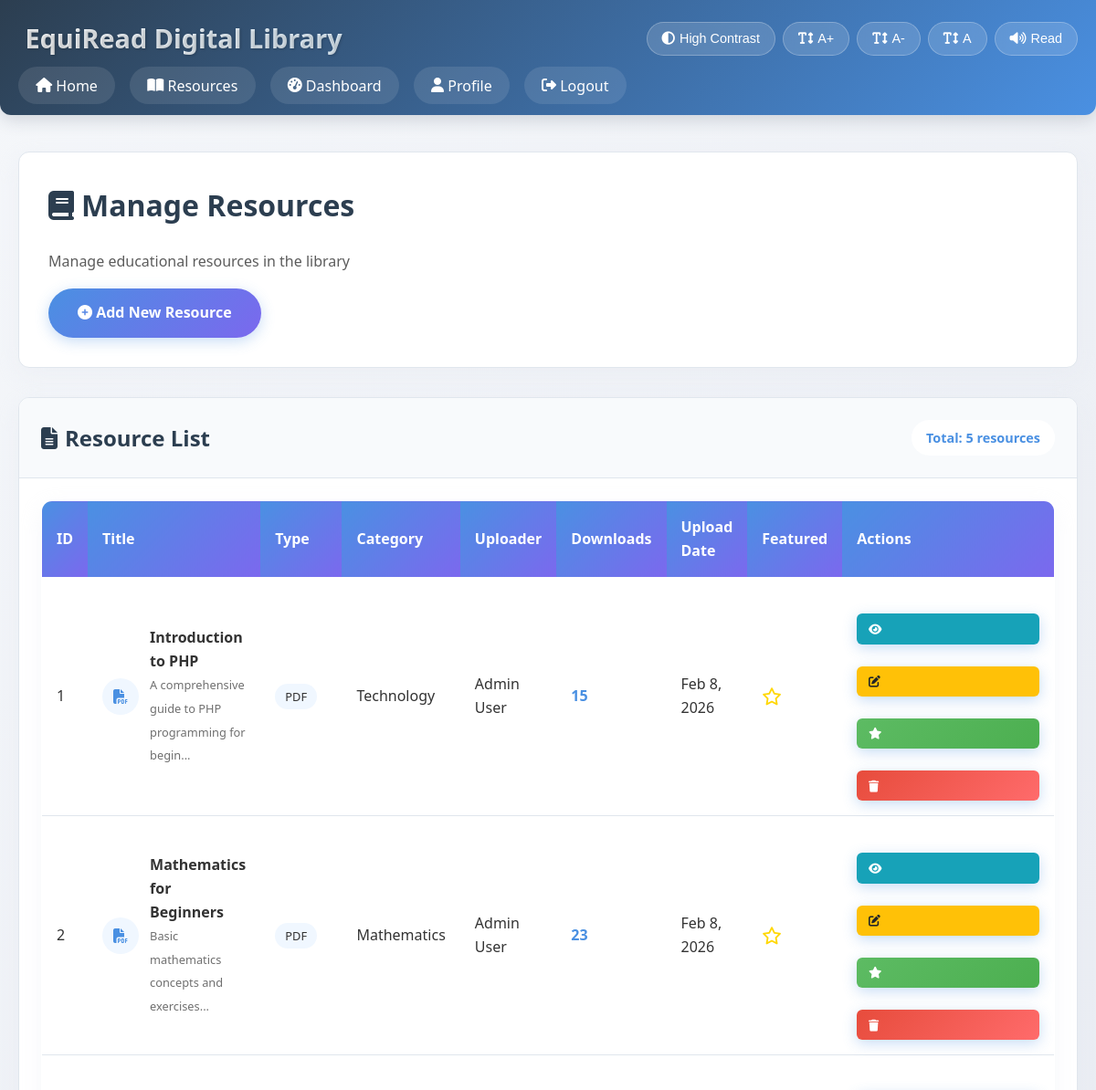
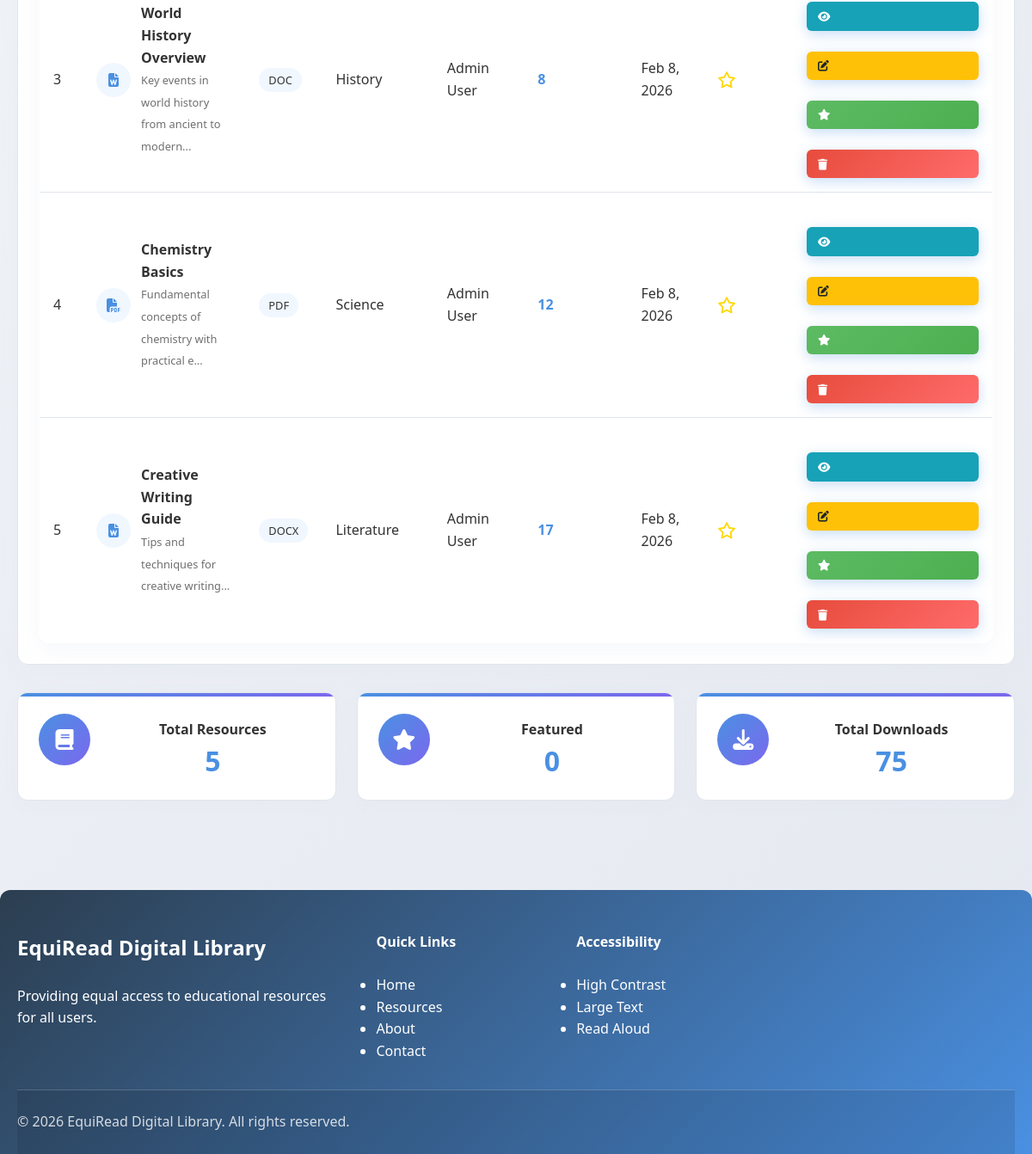
Page /manage_resources.php (signed in) on the committed database (2 pictures, top to bottom).
### tables this page shows
CREATE TABLE IF NOT EXISTS tbl_resources (
    resource_id INT AUTO_INCREMENT PRIMARY KEY,
    title VARCHAR(255) NOT NULL,
    description TEXT,
    file_path VARCHAR(500),
    file_type VARCHAR(50),
    file_size INT DEFAULT 0,
    category VARCHAR(100),
    tags VARCHAR(255),
    upload_date DATETIME DEFAULT CURRENT_TIMESTAMP,
    uploaded_by INT,
    downloads_count INT DEFAULT 0,
    is_featured BOOLEAN DEFAULT FALSE,
    FOREIGN KEY (uploaded_by) REFERENCES tbl_users(user_id) ON DELETE SET NULL
);

CREATE TABLE IF NOT EXISTS tbl_categories (
    category_id INT AUTO_INCREMENT PRIMARY KEY,
    name VARCHAR(100) NOT NULL UNIQUE,
    description TEXT,
    color VARCHAR(7) DEFAULT '#ff85a2',
    icon VARCHAR(50) DEFAULT 'fas fa-folder',
    created_at TIMESTAMP DEFAULT CURRENT_TIMESTAMP
);

CREATE TABLE IF NOT EXISTS tbl_users (
    user_id INT AUTO_INCREMENT PRIMARY KEY,
    full_name VARCHAR(100) NOT NULL,
    email VARCHAR(100) UNIQUE NOT NULL,
    password VARCHAR(255) NOT NULL,
    accessibility_profile VARCHAR(50) DEFAULT 'normal',
    role VARCHAR(20) DEFAULT 'user',
    profile_picture VARCHAR(255) DEFAULT 'default-avatar.png',
    bio TEXT,
    join_date TIMESTAMP DEFAULT CURRENT_TIMESTAMP,
    last_login TIMESTAMP NULL,
    created_at TIMESTAMP DEFAULT CURRENT_TIMESTAMP
);

### manage_resources.php (the view, shortened to what this page needs)
<?php
include 'config.php';
$resources_sql = "SELECT r.*, u.full_name as uploader_name, c.name as category_name
                  FROM tbl_resources r
                  LEFT JOIN tbl_users u ON r.uploaded_by = u.user_id
                  LEFT JOIN tbl_categories c ON r.category = c.name
                  ORDER BY r.upload_date DESC";
$resources_result = mysqli_query($conn, $resources_sql);
?>
<?php include 'includes/header.php'; ?>
<div class="main-content">
    <div class="container">
        <div class="page-header">
            <h1><i class="fas fa-book"></i> Manage Resources</h1>
            <p>Manage educational resources in the library</p>
            <div class="header-actions">
                <a href="add_resource.php" class="btn btn-primary">
                    <i class="fas fa-plus-circle"></i> Add New Resource
                </a>
            </div>
        </div>
        <div class="management-card">
            <div class="card-header">
                <h2><i class="fas fa-file-alt"></i> Resource List</h2>
                <div class="header-actions">
                    <span class="total-count">Total: <?php echo mysqli_num_rows($resources_result); ?> resources</span>
                </div>
            </div>
            <div class="card-content">
                <?php if(mysqli_num_rows($resources_result) > 0): ?>
                <div class="table-responsive">
                    <table class="data-table">
                        <thead>
                            <tr>
                                <th>ID</th>
                                <th>Title</th>
                                <th>Type</th>
                                <th>Category</th>
                                <th>Uploader</th>
                                <th>Downloads</th>
                                <th>Upload Date</th>
                                <th>Featured</th>
                                <th>Actions</th>
                            </tr>
                        </thead>
                        <tbody>
                            <?php while($resource = mysqli_fetch_assoc($resources_result)): ?>
                            <tr>
                                <td><?php echo $resource['resource_id']; ?></td>
                                <td>
                                    <div class="resource-cell">
                                        <div class="resource-icon-small">
                                            <i class="fas fa-file-<?php echo getFileTypeIcon($resource['file_type']); ?>"></i>
                                        </div>
                                        <div class="resource-title">
                                            <strong><?php echo htmlspecialchars($resource['title']); ?></strong>
                                            <small><?php echo substr($resource['description'], 0, 50) . '...'; ?></small>
                                        </div>
                                    </div>
                                </td>
                                <td>
                                    <span class="type-badge"><?php echo strtoupper($resource['file_type']); ?></span>
                                </td>
                                <td><?php echo htmlspecialchars($resource['category_name'] ?? 'General'); ?></td>
                                <td><?php echo htmlspecialchars($resource['uploader_name'] ?? 'System'); ?></td>
                                <td>
                                    <span class="download-count"><?php echo $resource['downloads_count']; ?></span>
                                </td>
                                <td><?php echo date('M j, Y', strtotime($resource['upload_date'])); ?></td>
                                <td>
                                    <?php if($resource['is_featured']): ?>
                                        <span class="featured-indicator active"><i class="fas fa-star"></i></span>
                                    <?php else: ?>
                                        <span class="featured-indicator"><i class="far fa-star"></i></span>
                                    <?php endif; ?>
                                </td>
                                <td>
                                    <div class="action-buttons">
                                        <a href="resource_view.php?id=<?php echo $resource['resource_id']; ?>"
                                           class="btn btn-small btn-info"
                                           title="View">
                                            <i class="fas fa-eye"></i>
                                        </a>
                                        <a href="add_resource.php?edit=<?php echo $resource['resource_id']; ?>"
                                           class="btn btn-small btn-warning"
                                           title="Edit">
                                            <i class="fas fa-edit"></i>
                                        </a>
                                        <a href="manage_resources.php?action=toggle_featured&id=<?php echo $resource['resource_id']; ?>"
                                           class="btn btn-small btn-secondary"
                                           title="<?php echo $resource['is_featured'] ? 'Unfeature' : 'Feature'; ?>">
                                            <i class="fas fa-star"></i>
                                        </a>
                                        <a href="manage_resources.php?action=delete&id=<?php echo $resource['resource_id']; ?>"
                                           class="btn btn-small btn-danger"
                                           title="Delete"
                                           onclick="return confirm('Are you sure you want to delete this resource?')">
                                            <i class="fas fa-trash"></i>
                                        </a>
                                    </div>
                                </td>
                            </tr>
                            <?php endwhile; ?>
                        </tbody>
                    </table>
                </div>
                <?php endif; ?>
            </div>
        </div>
        <div class="management-stats">
            <div class="stat-card">
                <div class="stat-icon">
                    <i class="fas fa-book"></i>
                </div>
                <div class="stat-info">
                    <h3>Total Resources</h3>
                    <p class="stat-number"><?php echo mysqli_num_rows($resources_result); ?></p>
                </div>
            </div>
            <div class="stat-card">
                <div class="stat-icon">
                    <i class="fas fa-star"></i>
                </div>
                <div class="stat-info">
                    <h3>Featured</h3>
                    <p class="stat-number">
                        <?php
                        $featured_count = mysqli_fetch_assoc(mysqli_query($conn, "SELECT COUNT(*) as count FROM tbl_resources WHERE is_featured = 1"))['count'];
                        echo $featured_count;
                        ?>
                    </p>
                </div>
            </div>
            <div class="stat-card">
                <div class="stat-icon">
                    <i class="fas fa-download"></i>
                </div>
                <div class="stat-info">
                    <h3>Total Downloads</h3>
                    <p class="stat-number">
                        <?php
                        $total_downloads = mysqli_fetch_assoc(mysqli_query($conn, "SELECT SUM(downloads_count) as total FROM tbl_resources"))['total'];
                        echo $total_downloads ?: '0';
                        ?>
                    </p>
                </div>
            </div>
        </div>
    </div>
</div>
<?php
function getFileTypeIcon($file_type) {
    switch($file_type) {
        case 'pdf': return 'pdf';
        case 'doc': case 'docx': return 'word';
    }
}
?>
<?php include 'includes/footer.php'; ?>

### rows in the picture
tbl_resources: resource_id "1", title "Introduction to PHP", description "A comprehensive guide to PHP programming for begin", file_type "PDF", tbl_categories.name "Technology", uploaded_by.full_name "Admin User", downloads_count "15", upload_date "Feb 8, 2026", is_featured 0 (drawn)
tbl_resources: resource_id "2", title "Mathematics for Beginners", description "Basic mathematics concepts and exercises", file_type "PDF", tbl_categories.name "Mathematics", uploaded_by.full_name "Admin User", downloads_count "23", upload_date "Feb 8, 2026", is_featured 0 (drawn)
tbl_resources: resource_id "3", title "World History Overview", description "Key events in world history from ancient to modern", file_type "DOC", tbl_categories.name "History", uploaded_by.full_name "Admin User", downloads_count "8", upload_date "Feb 8, 2026", is_featured 0 (drawn)
tbl_resources: resource_id "4", title "Chemistry Basics", description "Fundamental concepts of chemistry with practical e", file_type "PDF", tbl_categories.name "Science", uploaded_by.full_name "Admin User", downloads_count "12", upload_date "Feb 8, 2026", is_featured 0 (drawn)
tbl_resources: resource_id "5", title "Creative Writing Guide", description "Tips and techniques for creative writing", file_type "DOCX", tbl_categories.name "Literature", uploaded_by.full_name "Admin User", downloads_count "17", upload_date "Feb 8, 2026", is_featured 0 (drawn)

### other values in the picture
mysqli_num_rows($resources_result) "5"
$featured_count "0"
$total_downloads ?: '0' "75"
